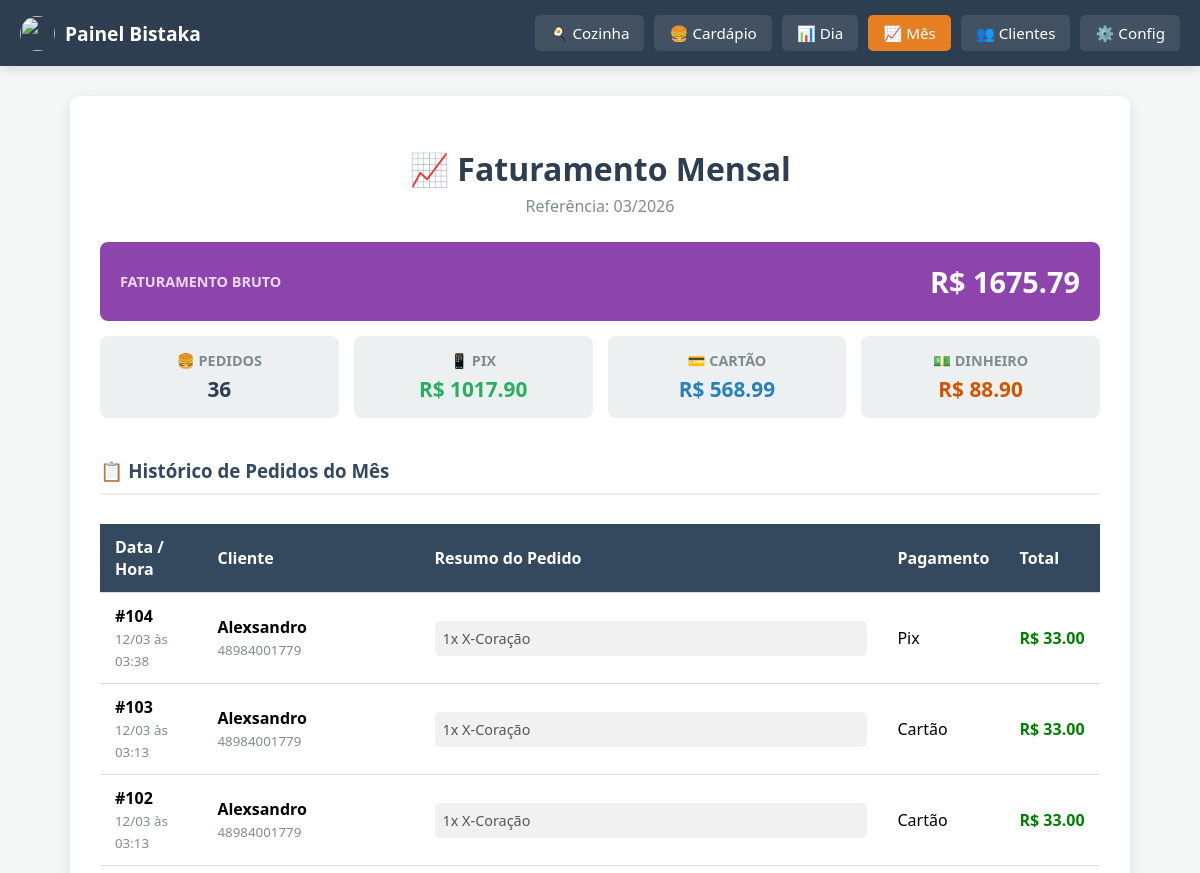
Page /admin/relatorio_mensal (signed in, upper part) on the earlier database version.
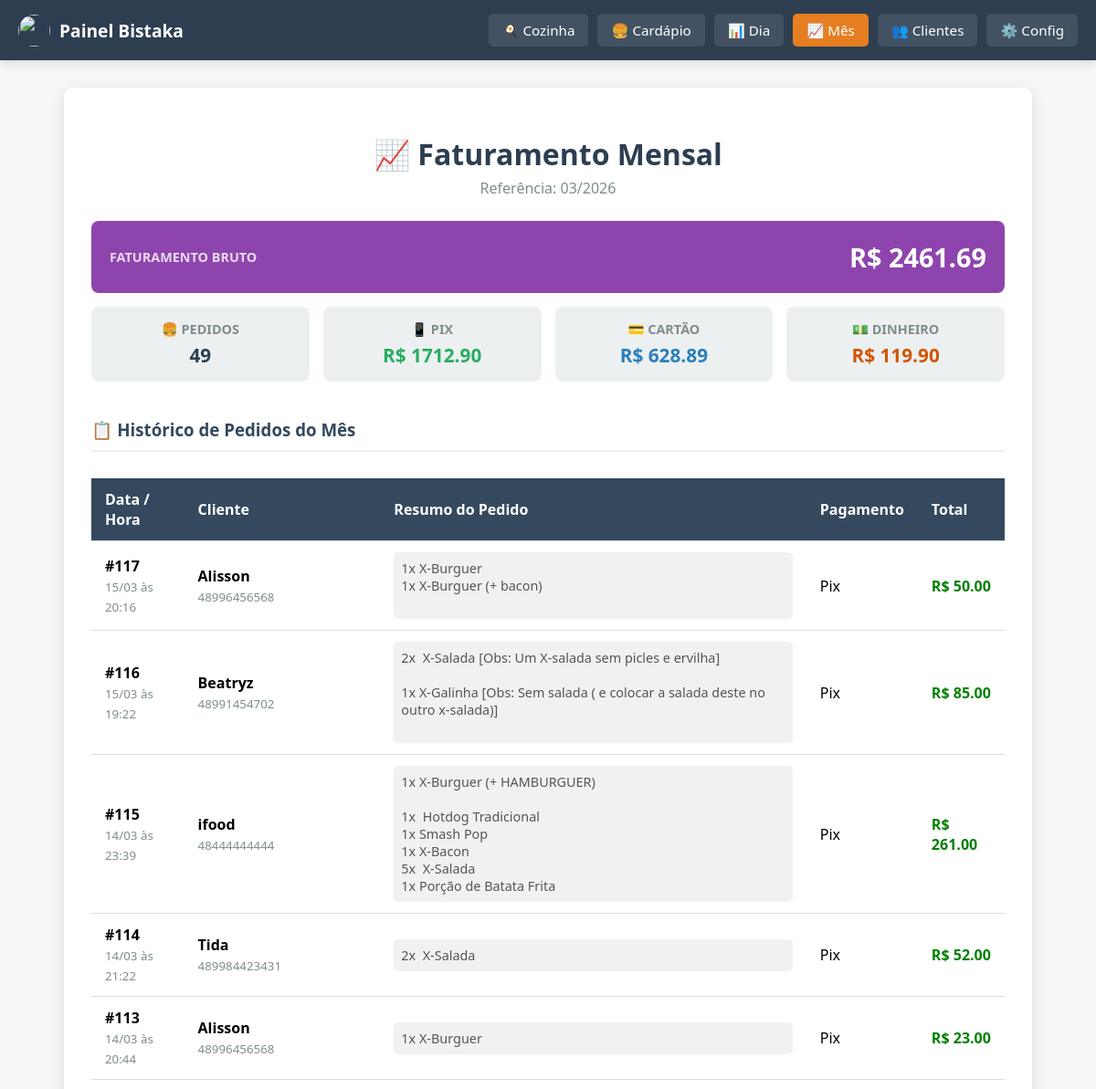
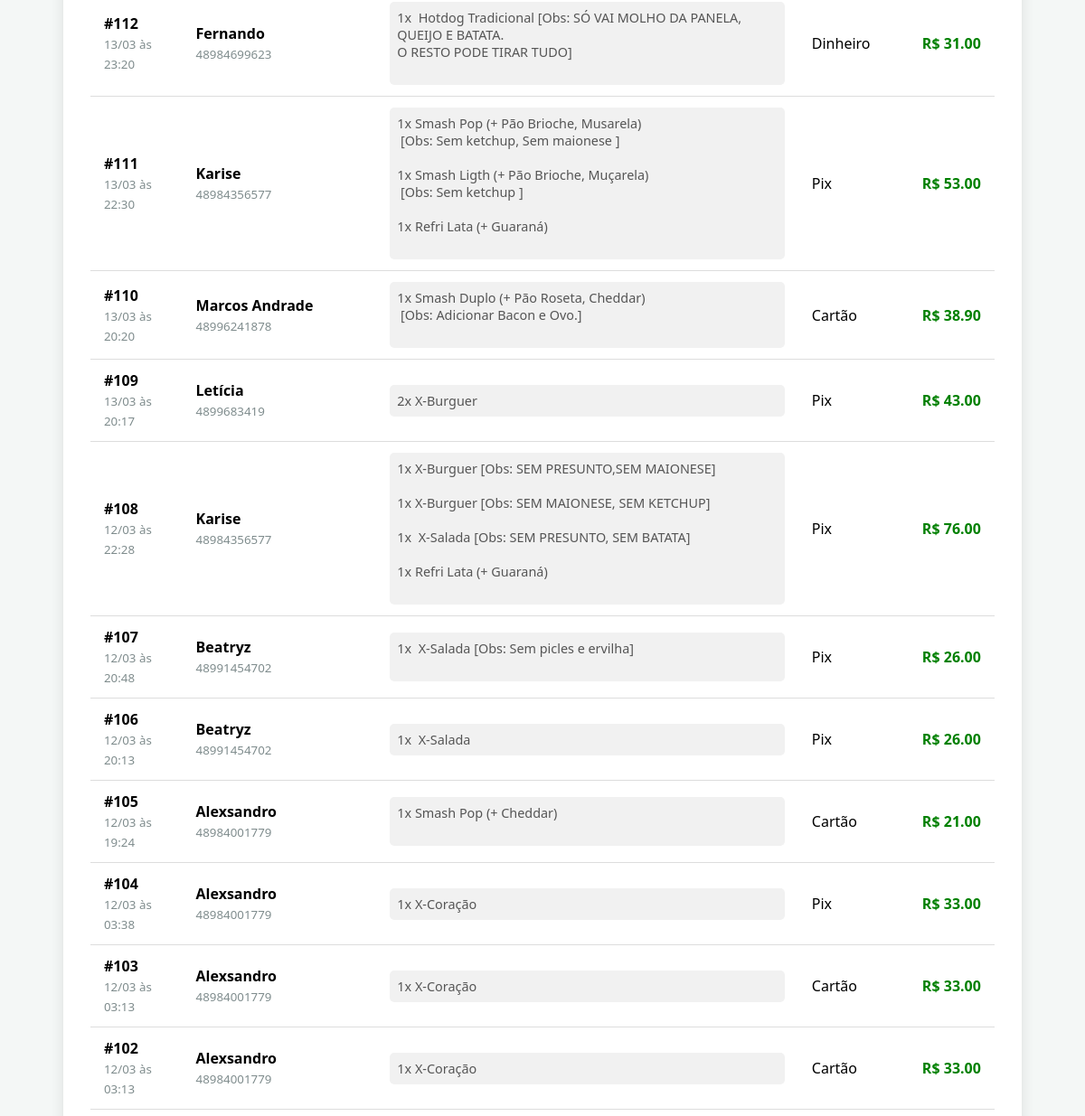
Same page on the later database version (2 pictures, top to bottom).
### tables this page shows
CREATE TABLE pedidos (
                id INTEGER PRIMARY KEY AUTOINCREMENT,
                cliente_telefone TEXT,
                itens TEXT,
                total REAL,
                data_pedido DATETIME,
                metodo_pagamento TEXT, status TEXT DEFAULT 'producao',
                FOREIGN KEY(cliente_telefone) REFERENCES clientes(telefone)
            );

CREATE TABLE clientes (
                telefone TEXT PRIMARY KEY,
                nome TEXT,
                endereco TEXT,
                bairro TEXT,
                primeiro_pedido DATETIME,
                ultimo_pedido DATETIME,
                total_gasto REAL DEFAULT 0
            );

### app.py (the view)
@app.route('/admin/relatorio_mensal')
def relatorio_mensal():
    if not session.get('logged_in'): return redirect(url_for('login'))
    conn = get_db_connection()
    mes_atual = datetime.now().strftime('%Y-%m')
    cursor = conn.execute('''
        SELECT p.*, c.nome
        FROM pedidos p
        LEFT JOIN clientes c ON p.cliente_telefone = c.telefone
        WHERE strftime('%Y-%m', p.data_pedido) = ?
        AND p.status = 'finalizado'
        ORDER BY p.data_pedido DESC
    ''', (mes_atual,))
    pedidos_mes = cursor.fetchall()
    conn.close()
    qtd_pedidos = len(pedidos_mes)
    total_bruto = sum(p['total'] for p in pedidos_mes)
    total_pix = sum(p['total'] for p in pedidos_mes if 'Pix' in p['metodo_pagamento'] or 'pix' in p['metodo_pagamento'])
    total_cartao = sum(p['total'] for p in pedidos_mes if 'Cartão' in p['metodo_pagamento'] or 'cartao' in p['metodo_pagamento'])
    total_dinheiro = sum(p['total'] for p in pedidos_mes if 'Dinheiro' in p['metodo_pagamento'] or 'dinheiro' in p['metodo_pagamento'])
    return render_template('relatorio_mensal.html',
                           mes=datetime.now().strftime('%m/%Y'),
                           qtd=qtd_pedidos, bruto=total_bruto,
                           pix=total_pix, cartao=total_cartao, dinheiro=total_dinheiro,
                           pedidos=pedidos_mes)

### app.py (called while the page is built)
def get_db_connection():
    conn = sqlite3.connect(DB_FILE)
    conn.row_factory = sqlite3.Row
    return conn

### templates/relatorio_mensal.html (shortened to what this page needs)
<!DOCTYPE html>
<html lang="pt-br">
<head>
</head>
<body>
    <nav class="admin-navbar">
        <div class="brand"><img src="/static/uploads/logo.png" style="height: 35px; width: 35px; border-radius: 50%; object-fit: cover;">Painel Bistaka</div>
        <div class="nav-links">
            <a href="/admin/dashboard">🍳 Cozinha</a>
            <a href="/admin">🍔 Cardápio</a>
            <a href="/admin/relatorio">📊 Dia</a>
            <a href="/admin/relatorio_mensal" style="background: #e67e22;">📈 Mês</a>
            <a href="/admin/clientes">👥 Clientes</a>
            <a href="/admin/configuracoes">⚙️ Config</a>
        </div>
    </nav>
    <div class="container">
        <h1>📈 Faturamento Mensal</h1>
        <p style="text-align: center; color: #7f8c8d; margin-top: 0; margin-bottom: 25px;">Referência: {{ mes }}</p>
        <div class="resumo-grid">
            <div class="card destaque">
                <span>Faturamento Bruto</span>
                <span>R$ {{ "%.2f"|format(bruto) }}</span>
            </div>
            <div class="card"><span>🍔 Pedidos</span><span>{{ qtd }}</span></div>
            <div class="card"><span>📱 Pix</span><span style="color: #27ae60;">R$ {{ "%.2f"|format(pix) }}</span></div>
            <div class="card"><span>💳 Cartão</span><span style="color: #2980b9;">R$ {{ "%.2f"|format(cartao) }}</span></div>
            <div class="card"><span>💵 Dinheiro</span><span style="color: #d35400;">R$ {{ "%.2f"|format(dinheiro) }}</span></div>
        </div>
        <h3 style="margin-top: 40px; border-bottom: 2px solid #eee; padding-bottom: 10px; color: #34495e;">📋 Histórico de Pedidos do Mês</h3>
        <div style="overflow-x: auto;">
            <table>
                <thead>
                    <tr>
                        <th>Data / Hora</th>
                        <th>Cliente</th>
                        <th>Resumo do Pedido</th>
                        <th>Pagamento</th>
                        <th>Total</th>
                    </tr>
                </thead>
                <tbody>
                    {% for p in pedidos %}
                    <tr>
                        <td>
                            <strong>#{{ p.id }}</strong><br>
                            <small style="color: #7f8c8d;">{{ p.data_pedido[8:10] }}/{{ p.data_pedido[5:7] }} às {{ p.data_pedido[11:16] }}</small>
                        </td>
                        <td>
                            <strong>{{ p.nome or 'Cliente Site' }}</strong><br>
                            <small style="color: #7f8c8d;">{{ p.cliente_telefone }}</small>
                        </td>
                        <td>
                            <div class="itens-lista">{{ p.itens }}</div>
                        </td>
                        <td>{{ p.metodo_pagamento }}</td>
                        <td style="color: green; font-weight: bold;">R$ {{ "%.2f"|format(p.total) }}</td>
                    </tr>
                    {% else %}
                    <tr>
                        <td colspan="5" style="text-align: center; padding: 30px; color: #999;">Nenhum pedido finalizado neste mês ainda.</td>
                    </tr>
                    {% endfor %}
                </tbody>
            </table>
        </div>
    </div>
</body>
</html>

### templates/relatorio_mensal.html (style rules this page uses)
body { font-family: 'Segoe UI', sans-serif; background: #f4f7f6; margin: 0; padding: 0; }
.container { max-width: 1000px; margin: 30px auto; background: white; padding: 30px; border-radius: 10px; box-shadow: 0 4px 15px rgba(0,0,0,0.1); }
h1 { text-align: center; color: #2c3e50; margin-bottom: 5px; }
.resumo-grid { display: grid; grid-template-columns: repeat(auto-fit, minmax(200px, 1fr)); gap: 15px; margin-bottom: 30px; }
.card { background: #ecf0f1; padding: 15px 20px; border-radius: 8px; font-size: 1.1rem; display: flex; flex-direction: column; align-items: center; text-align: center; }
.card span:first-child { color: #7f8c8d; font-size: 0.9rem; margin-bottom: 5px; text-transform: uppercase; font-weight: bold; }
.card span:last-child { color: #2c3e50; font-weight: bold; font-size: 1.3rem; }
.card.destaque { background: #8e44ad; color: white; grid-column: 1 / -1; flex-direction: row; justify-content: space-between; padding: 20px; font-size: 1.5rem; }
.card.destaque span:first-child { color: rgba(255,255,255,0.8); margin: 0; }
.card.destaque span:last-child { color: white; font-size: 1.8rem; }
.admin-navbar { background: #2c3e50; color: white; padding: 15px 20px; display: flex; justify-content: space-between; align-items: center; box-shadow: 0 4px 10px rgba(0,0,0,0.1); flex-wrap: wrap; gap: 10px; }
.admin-navbar .brand { font-weight: bold; font-size: 1.2rem; display: flex; align-items: center; gap: 10px; }
.admin-navbar .nav-links { display: flex; gap: 10px; flex-wrap: wrap; justify-content: center; }
.admin-navbar a { color: white; text-decoration: none; padding: 8px 15px; border-radius: 5px; background: rgba(255,255,255,0.1); transition: background 0.2s; font-size: 0.95rem; }
table { width: 100%; border-collapse: collapse; margin-top: 10px; }
th, td { padding: 12px 15px; text-align: left; border-bottom: 1px solid #ddd; }
th { background-color: #34495e; color: white; font-weight: bold; }
.itens-lista { white-space: pre-wrap; font-size: 0.9rem; color: #555; background: #f1f1f1; padding: 8px; border-radius: 5px; }

Differences in the rows shown:
added pedidos: id "117", data_pedido "15", data_pedido "03", data_pedido "20:16", nome "Alisson", cliente_telefone "48996456568", itens "1x X-Burguer 1x X-Burguer (+ bacon)", metodo_pagamento "Pix", total "50.00"
added pedidos: id "116", data_pedido "15", data_pedido "03", data_pedido "19:22", nome "Beatryz", cliente_telefone "48991454702", itens "2x X-Salada [Obs: Um X-salada sem picles e ervilha] 1x X-Galinha [Obs: Sem salada ( e colocar a salada deste no outro x-salada)]", metodo_pagamento "Pix", total "85.00"
added pedidos: id "115", data_pedido "14", data_pedido "03", data_pedido "23:39", nome "ifood", cliente_telefone "48444444444", itens "1x X-Burguer (+ HAMBURGUER) 1x Hotdog Tradicional 1x Smash Pop 1x X-Bacon 5x X-Salada 1x Porção de Batata Frita", metodo_pagamento "Pix", total "261.00"
added pedidos: id "114", data_pedido "14", data_pedido "03", data_pedido "21:22", nome "Tida", cliente_telefone "489984423431", itens "2x X-Salada", metodo_pagamento "Pix", total "52.00"
added pedidos: id "113", data_pedido "14", data_pedido "03", data_pedido "20:44", nome "Alisson", cliente_telefone "48996456568", itens "1x X-Burguer", metodo_pagamento "Pix", total "23.00"
added pedidos: id "112", data_pedido "13", data_pedido "03", data_pedido "23:20", nome "Fernando", cliente_telefone "48984699623", itens "1x Hotdog Tradicional [Obs: SÓ VAI MOLHO DA PANELA, QUEIJO E BATATA. O RESTO PODE TIRAR TUDO]", metodo_pagamento "Dinheiro", total "31.00"
added pedidos: id "111", data_pedido "13", data_pedido "03", data_pedido "22:30", nome "Karise", cliente_telefone "48984356577", itens "1x Smash Pop (+ Pão Brioche, Musarela) [Obs: Sem ketchup, Sem maionese ] 1x Smash Ligth (+ Pão Brioche, Muçarela) [Obs: Sem ketchup ] 1x Refri Lata (+ Guaraná)", metodo_pagamento "Pix", total "53.00"
added pedidos: id "110", data_pedido "13", data_pedido "03", data_pedido "20:20", nome "Marcos Andrade", cliente_telefone "48996241878", itens "1x Smash Duplo (+ Pão Roseta, Cheddar) [Obs: Adicionar Bacon e Ovo.]", metodo_pagamento "Cartão", total "38.90"
added pedidos: id "109", data_pedido "13", data_pedido "03", data_pedido "20:17", nome "Letícia", cliente_telefone "4899683419", itens "2x X-Burguer", metodo_pagamento "Pix", total "43.00"
added pedidos: id "108", data_pedido "12", data_pedido "03", data_pedido "22:28", nome "Karise", cliente_telefone "48984356577", itens "1x X-Burguer [Obs: SEM PRESUNTO,SEM MAIONESE] 1x X-Burguer [Obs: SEM MAIONESE, SEM KETCHUP] 1x X-Salada [Obs: SEM PRESUNTO, SEM BATATA] 1x Refri Lata (+ Guaraná)", metodo_pagamento "Pix", total "76.00"
added pedidos: id "107", data_pedido "12", data_pedido "03", data_pedido "20:48", nome "Beatryz", cliente_telefone "48991454702", itens "1x X-Salada [Obs: Sem picles e ervilha]", metodo_pagamento "Pix", total "26.00"
added pedidos: id "106", data_pedido "12", data_pedido "03", data_pedido "20:13", nome "Beatryz", cliente_telefone "48991454702", itens "1x X-Salada", metodo_pagamento "Pix", total "26.00"
added pedidos: id "105", data_pedido "12", data_pedido "03", data_pedido "19:24", nome "Alexsandro", cliente_telefone "48984001779", itens "1x Smash Pop (+ Cheddar)", metodo_pagamento "Cartão", total "21.00"
Other differences:
{{ "%.2f"|format(bruto) }}: "1675.79" → "2461.69"
{{ qtd }}: "36" → "49"
{{ "%.2f"|format(pix) }}: "1017.90" → "1712.90"
{{ "%.2f"|format(cartao) }}: "568.99" → "628.89"
{{ "%.2f"|format(dinheiro) }}: "88.90" → "119.90"
